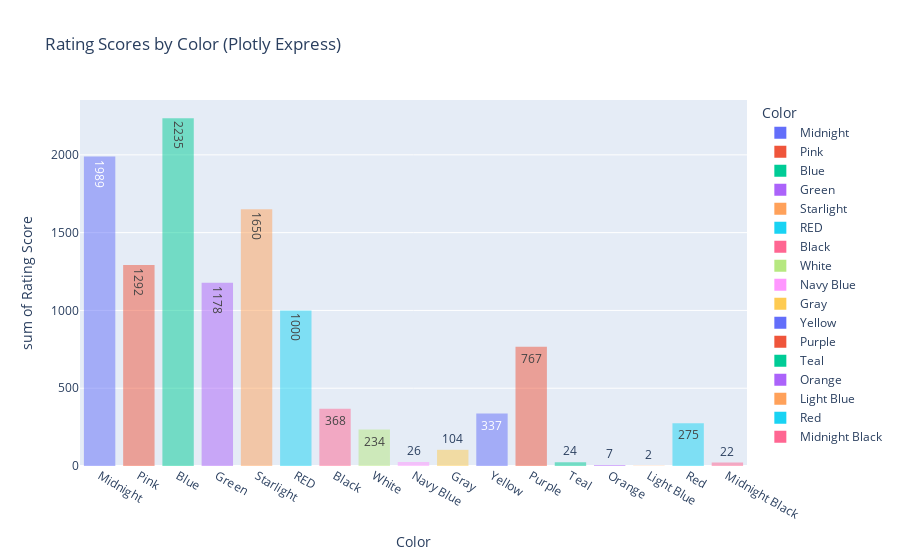

Write notebook code for a chart like this one.
### Code cell
fig_express = px.histogram(df, x='Color', y='ratingScore', 
                            color='Color', 
                            title='Rating Scores by Color (Plotly Express)',
                            labels={'ratingScore': 'Rating Score', 'Color': 'Color'},
                            barmode='overlay',
                            text_auto=True,
                            height = 600)

# Show the Plotly Express figure
fig_express.show()

### Figure 1 — Plotly figure (JSON) as saved in the notebook; plotly's stock layout.template omitted (floating-point values rounded to 4 significant figures; data arrays with more than 128 entries replaced by an {"elided": "..."} marker saying what was removed)
{"data": [{"alignmentgroup": "True", "bingroup": "x", "histfunc": "sum", "hovertemplate": "Color=%{x}<br>sum of Rating Score=%{y}<extra></extra>", "legendgroup": "Midnight", "marker": {"color": "#636efa", "opacity": 0.5, "pattern": {"shape": ""}}, "name": "Midnight", "offsetgroup": "Midnight", "orientation": "v", "showlegend": true, "texttemplate": "%{value}", "type": "histogram", "x": {"elided": "535 str values"}, "xaxis": "x", "y": {"elided": "535 int values"}, "yaxis": "y"}, {"alignmentgroup": "True", "bingroup": "x", "histfunc": "sum", "hovertemplate": "Color=%{x}<br>sum of Rating Score=%{y}<extra></extra>", "legendgroup": "Pink", "marker": {"color": "#EF553B", "opacity": 0.5, "pattern": {"shape": ""}}, "name": "Pink", "offsetgroup": "Pink", "orientation": "v", "showlegend": true, "texttemplate": "%{value}", "type": "histogram", "x": {"elided": "340 str values"}, "xaxis": "x", "y": {"elided": "340 int values"}, "yaxis": "y"}, {"alignmentgroup": "True", "bingroup": "x", "histfunc": "sum", "hovertemplate": "Color=%{x}<br>sum of Rating Score=%{y}<extra></extra>", "legendgroup": "Blue", "marker": {"color": "#00cc96", "opacity": 0.5, "pattern": {"shape": ""}}, "name": "Blue", "offsetgroup": "Blue", "orientation": "v", "showlegend": true, "texttemplate": "%{value}", "type": "histogram", "x": {"elided": "608 str values"}, "xaxis": "x", "y": {"elided": "608 int values"}, "yaxis": "y"}, {"alignmentgroup": "True", "bingroup": "x", "histfunc": "sum", "hovertemplate": "Color=%{x}<br>sum of Rating Score=%{y}<extra></extra>", "legendgroup": "Green", "marker": {"color": "#ab63fa", "opacity": 0.5, "pattern": {"shape": ""}}, "name": "Green", "offsetgroup": "Green", "orientation": "v", "showlegend": true, "texttemplate": "%{value}", "type": "histogram", "x": {"elided": "307 str values"}, "xaxis": "x", "y": {"elided": "307 int values"}, "yaxis": "y"}, {"alignmentgroup": "True", "bingroup": "x", "histfunc": "sum", "hovertemplate": "Color=%{x}<br>sum of Rating Score=%{y}<extra></extra>", "legendgroup": "Starlight", "marker": {"color": "#FFA15A", "opacity": 0.5, "pattern": {"shape": ""}}, "name": "Starlight", "offsetgroup": "Starlight", "orientation": "v", "showlegend": true, "texttemplate": "%{value}", "type": "histogram", "x": {"elided": "438 str values"}, "xaxis": "x", "y": {"elided": "438 int values"}, "yaxis": "y"}, {"alignmentgroup": "True", "bingroup": "x", "histfunc": "sum", "hovertemplate": "Color=%{x}<br>sum of Rating Score=%{y}<extra></extra>", "legendgroup": "RED", "marker": {"color": "#19d3f3", "opacity": 0.5, "pattern": {"shape": ""}}, "name": "RED", "offsetgroup": "RED", "orientation": "v", "showlegend": true, "texttemplate": "%{value}", "type": "histogram", "x": {"elided": "261 str values"}, "xaxis": "x", "y": {"elided": "261 int values"}, "yaxis": "y"}, {"alignmentgroup": "True", "bingroup": "x", "histfunc": "sum", "hovertemplate": "Color=%{x}<br>sum of Rating Score=%{y}<extra></extra>", "legendgroup": "Black", "marker": {"color": "#FF6692", "opacity": 0.5, "pattern": {"shape": ""}}, "name": "Black", "offsetgroup": "Black", "orientation": "v", "showlegend": true, "texttemplate": "%{value}", "type": "histogram", "x": ["Black", "Black", "Black", "Black", "Black", "Black", "Black", "Black", "Black", "Black", "Black", "Black", "Black", "Black", "Black", "Black", "Black", "Black", "Black", "Black", "Black", "Black", "Black", "Black", "Black", "Black", "Black", "Black", "Black", "Black", "Black", "Black", "Black", "Black", "Black", "Black", "Black", "Black", "Black", "Black", "Black", "Black", "Black", "Black", "Black", "Black", "Black", "Black", "Black", "Black", "Black", "Black", "Black", "Black", "Black", "Black", "Black", "Black", "Black", "Black", "Black", "Black", "Black", "Black", "Black", "Black", "Black", "Black", "Black", "Black", "Black", "Black", "Black", "Black", "Black", "Black", "Black", "Black", "Black", "Black", "Black", "Black", "Black", "Black", "Black", "Black", "Black", "Black", "Black", "Black", "Black", "Black", "Black"], "xaxis": "x", "y": [1, 3, 3, 1, 1, 1, 1, 3, 5, 5, 5, 4, 5, 5, 4, 5, 5, 4, 5, 5, 4, 5, 4, 5, 4, 1, 5, 4, 5, 5, 5, 5, 3, 1, 4, 5, 5, 5, 1, 5, 1, 1, 1, 1, 1, 4, 1, 3, 5, 5, 5, 5, 5, 5, 5, 5, 3, 5, 5, 5, 5, 1, 1, 5, 4, 4, 5, 4, 4, 4, 5, 5, 5, 3, 5, 5, 3, 5, 4, 5, 5, 4, 4, 5, 5, 5, 5, 5, 5, 5, 5, 5, 5], "yaxis": "y"}, {"alignmentgroup": "True", "bingroup": "x", "histfunc": "sum", "hovertemplate": "Color=%{x}<br>sum of Rating Score=%{y}<extra></extra>", "legendgroup": "White", "marker": {"color": "#B6E880", "opacity": 0.5, "pattern": {"shape": ""}}, "name": "White", "offsetgroup": "White", "orientation": "v", "showlegend": true, "texttemplate": "%{value}", "type": "histogram", "x": ["White", "White", "White", "White", "White", "White", "White", "White", "White", "White", "White", "White", "White", "White", "White", "White", "White", "White", "White", "White", "White", "White", "White", "White", "White", "White", "White", "White", "White", "White", "White", "White", "White", "White", "White", "White", "White", "White", "White", "White", "White", "White", "White", "White", "White", "White", "White", "White", "White", "White", "White", "White", "White", "White", "White", "White", "White", "White"], "xaxis": "x", "y": [3, 4, 5, 4, 5, 2, 5, 5, 4, 5, 5, 4, 4, 5, 5, 5, 5, 4, 5, 3, 5, 5, 5, 5, 5, 5, 1, 5, 5, 1, 1, 5, 1, 5, 2, 3, 5, 5, 4, 5, 5, 5, 1, 5, 5, 4, 5, 5, 5, 1, 1, 1, 1, 5, 5, 5, 5, 5], "yaxis": "y"}, {"alignmentgroup": "True", "bingroup": "x", "histfunc": "sum", "hovertemplate": "Color=%{x}<br>sum of Rating Score=%{y}<extra></extra>", "legendgroup": "Navy Blue", "marker": {"color": "#FF97FF", "opacity": 0.5, "pattern": {"shape": ""}}, "name": "Navy Blue", "offsetgroup": "Navy Blue", "orientation": "v", "showlegend": true, "texttemplate": "%{value}", "type": "histogram", "x": ["Navy Blue", "Navy Blue", "Navy Blue", "Navy Blue", "Navy Blue", "Navy Blue", "Navy Blue"], "xaxis": "x", "y": [3, 3, 5, 5, 5, 1, 4], "yaxis": "y"}, {"alignmentgroup": "True", "bingroup": "x", "histfunc": "sum", "hovertemplate": "Color=%{x}<br>sum of Rating Score=%{y}<extra></extra>", "legendgroup": "Gray", "marker": {"color": "#FECB52", "opacity": 0.5, "pattern": {"shape": ""}}, "name": "Gray", "offsetgroup": "Gray", "orientation": "v", "showlegend": true, "texttemplate": "%{value}", "type": "histogram", "x": ["Gray", "Gray", "Gray", "Gray", "Gray", "Gray", "Gray", "Gray", "Gray", "Gray", "Gray", "Gray", "Gray", "Gray", "Gray", "Gray", "Gray", "Gray", "Gray", "Gray", "Gray", "Gray", "Gray", "Gray", "Gray", "Gray", "Gray", "Gray", "Gray", "Gray", "Gray", "Gray", "Gray", "Gray"], "xaxis": "x", "y": [2, 4, 4, 5, 2, 4, 3, 2, 5, 5, 5, 5, 1, 1, 2, 2, 1, 1, 1, 1, 5, 2, 4, 3, 4, 2, 4, 5, 1, 5, 5, 2, 5, 1], "yaxis": "y"}, {"alignmentgroup": "True", "bingroup": "x", "histfunc": "sum", "hovertemplate": "Color=%{x}<br>sum of Rating Score=%{y}<extra></extra>", "legendgroup": "Yellow", "marker": {"color": "#636efa", "opacity": 0.5, "pattern": {"shape": ""}}, "name": "Yellow", "offsetgroup": "Yellow", "orientation": "v", "showlegend": true, "texttemplate": "%{value}", "type": "histogram", "x": ["Yellow", "Yellow", "Yellow", "Yellow", "Yellow", "Yellow", "Yellow", "Yellow", "Yellow", "Yellow", "Yellow", "Yellow", "Yellow", "Yellow", "Yellow", "Yellow", "Yellow", "Yellow", "Yellow", "Yellow", "Yellow", "Yellow", "Yellow", "Yellow", "Yellow", "Yellow", "Yellow", "Yellow", "Yellow", "Yellow", "Yellow", "Yellow", "Yellow", "Yellow", "Yellow", "Yellow", "Yellow", "Yellow", "Yellow", "Yellow", "Yellow", "Yellow", "Yellow", "Yellow", "Yellow", "Yellow", "Yellow", "Yellow", "Yellow", "Yellow", "Yellow", "Yellow", "Yellow", "Yellow", "Yellow", "Yellow", "Yellow", "Yellow", "Yellow", "Yellow", "Yellow", "Yellow", "Yellow", "Yellow", "Yellow", "Yellow", "Yellow", "Yellow", "Yellow", "Yellow", "Yellow", "Yellow", "Yellow", "Yellow", "Yellow", "Yellow", "Yellow", "Yellow", "Yellow", "Yellow", "Yellow", "Yellow", "Yellow", "Yellow", "Yellow", "Yellow", "Yellow"], "xaxis": "x", "y": [5, 4, 4, 4, 3, 2, 4, 1, 1, 3, 5, 5, 1, 1, 1, 4, 5, 3, 5, 5, 5, 1, 1, 5, 2, 5, 5, 4, 4, 5, 5, 5, 5, 5, 5, 5, 5, 5, 4, 5, 5, 5, 5, 5, 5, 5, 5, 5, 5, 5, 1, 1, 2, 1, 1, 1, 1, 5, 5, 5, 5, 4, 1, 5, 4, 4, 5, 5, 5, 5, 1, 5, 5, 2, 5, 5, 5, 1, 1, 5, 5, 5, 5, 5, 4, 5, 5], "yaxis": "y"}, {"alignmentgroup": "True", "bingroup": "x", "histfunc": "sum", "hovertemplate": "Color=%{x}<br>sum of Rating Score=%{y}<extra></extra>", "legendgroup": "Purple", "marker": {"color": "#EF553B", "opacity": 0.5, "pattern": {"shape": ""}}, "name": "Purple", "offsetgroup": "Purple", "orientation": "v", "showlegend": true, "texttemplate": "%{value}", "type": "histogram", "x": {"elided": "203 str values"}, "xaxis": "x", "y": {"elided": "203 int values"}, "yaxis": "y"}, {"alignmentgroup": "True", "bingroup": "x", "histfunc": "sum", "hovertemplate": "Color=%{x}<br>sum of Rating Score=%{y}<extra></extra>", "legendgroup": "Teal", "marker": {"color": "#00cc96", "opacity": 0.5, "pattern": {"shape": ""}}, "name": "Teal", "offsetgroup": "Teal", "orientation": "v", "showlegend": true, "texttemplate": "%{value}", "type": "histogram", "x": ["Teal", "Teal", "Teal", "Teal", "Teal", "Teal", "Teal", "Teal"], "xaxis": "x", "y": [4, 5, 2, 1, 5, 5, 1, 1], "yaxis": "y"}, {"alignmentgroup": "True", "bingroup": "x", "histfunc": "sum", "hovertemplate": "Color=%{x}<br>sum of Rating Score=%{y}<extra></extra>", "legendgroup": "Orange", "marker": {"color": "#ab63fa", "opacity": 0.5, "pattern": {"shape": ""}}, "name": "Orange", "offsetgroup": "Orange", "orientation": "v", "showlegend": true, "texttemplate": "%{value}", "type": "histogram", "x": ["Orange", "Orange"], "xaxis": "x", "y": [2, 5], "yaxis": "y"}, {"alignmentgroup": "True", "bingroup": "x", "histfunc": "sum", "hovertemplate": "Color=%{x}<br>sum of Rating Score=%{y}<extra></extra>", "legendgroup": "Light Blue", "marker": {"color": "#FFA15A", "opacity": 0.5, "pattern": {"shape": ""}}, "name": "Light Blue", "offsetgroup": "Light Blue", "orientation": "v", "showlegend": true, "texttemplate": "%{value}", "type": "histogram", "x": ["Light Blue"], "xaxis": "x", "y": [2], "yaxis": "y"}, {"alignmentgroup": "True", "bingroup": "x", "histfunc": "sum", "hovertemplate": "Color=%{x}<br>sum of Rating Score=%{y}<extra></extra>", "legendgroup": "Red", "marker": {"color": "#19d3f3", "opacity": 0.5, "pattern": {"shape": ""}}, "name": "Red", "offsetgroup": "Red", "orientation": "v", "showlegend": true, "texttemplate": "%{value}", "type": "histogram", "x": ["Red", "Red", "Red", "Red", "Red", "Red", "Red", "Red", "Red", "Red", "Red", "Red", "Red", "Red", "Red", "Red", "Red", "Red", "Red", "Red", "Red", "Red", "Red", "Red", "Red", "Red", "Red", "Red", "Red", "Red", "Red", "Red", "Red", "Red", "Red", "Red", "Red", "Red", "Red", "Red", "Red", "Red", "Red", "Red", "Red", "Red", "Red", "Red", "Red", "Red", "Red", "Red", "Red", "Red", "Red", "Red", "Red", "Red", "Red", "Red", "Red", "Red", "Red", "Red", "Red", "Red", "Red", "Red", "Red", "Red", "Red", "Red", "Red", "Red"], "xaxis": "x", "y": [3, 5, 4, 4, 2, 5, 3, 5, 5, 1, 1, 1, 5, 1, 1, 5, 3, 5, 5, 5, 4, 5, 5, 5, 5, 5, 5, 5, 5, 5, 1, 5, 5, 1, 5, 5, 1, 1, 1, 5, 5, 5, 5, 5, 5, 5, 5, 5, 1, 4, 5, 1, 1, 5, 5, 5, 2, 5, 5, 5, 4, 5, 5, 5, 5, 1, 1, 1, 1, 1, 1, 5, 3, 5], "yaxis": "y"}, {"alignmentgroup": "True", "bingroup": "x", "histfunc": "sum", "hovertemplate": "Color=%{x}<br>sum of Rating Score=%{y}<extra></extra>", "legendgroup": "Midnight Black", "marker": {"color": "#FF6692", "opacity": 0.5, "pattern": {"shape": ""}}, "name": "Midnight Black", "offsetgroup": "Midnight Black", "orientation": "v", "showlegend": true, "texttemplate": "%{value}", "type": "histogram", "x": ["Midnight Black", "Midnight Black", "Midnight Black", "Midnight Black", "Midnight Black", "Midnight Black"], "xaxis": "x", "y": [5, 5, 5, 5, 1, 1], "yaxis": "y"}], "layout": {"autosize": true, "barmode": "overlay", "legend": {"title": {"text": "Color"}, "tracegroupgap": 0}, "title": {"text": "Rating Scores by Color (Plotly Express)"}, "xaxis": {"anchor": "y", "autorange": true, "categoryarray": ["Midnight", "Pink", "Blue", "Green", "Starlight", "RED", "Black", "White", "Navy Blue", "Gray", "Yellow", "Purple", "Teal", "Orange", "Light Blue", "Red", "Midnight Black"], "categoryorder": "array", "domain": [0, 1], "range": [-0.5, 16.5], "title": {"text": "Color"}, "type": "category"}, "yaxis": {"anchor": "x", "autorange": true, "domain": [0, 1], "range": [0, 2353.0], "title": {"text": "sum of Rating Score"}, "type": "linear"}}}
